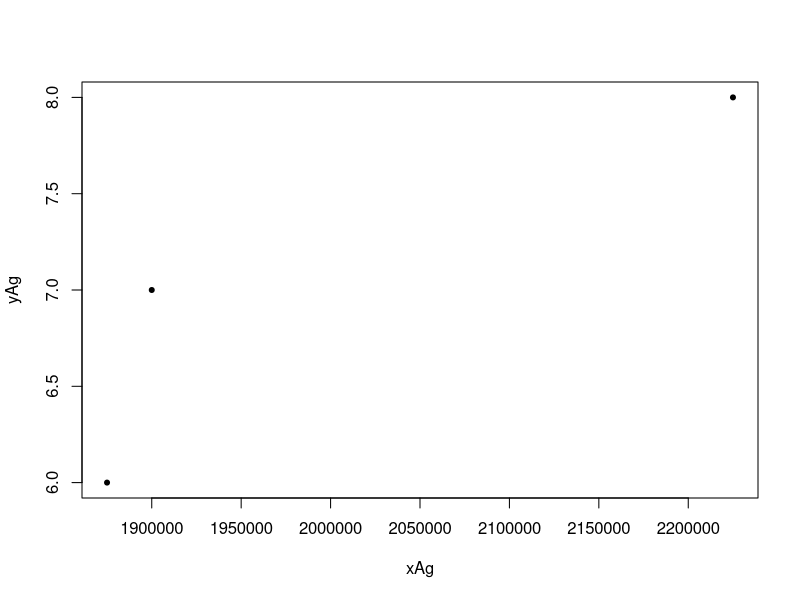
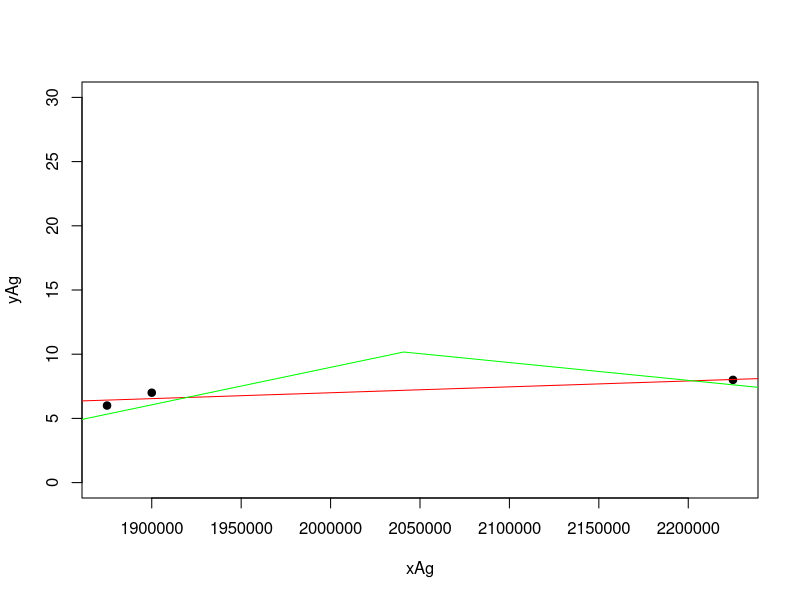
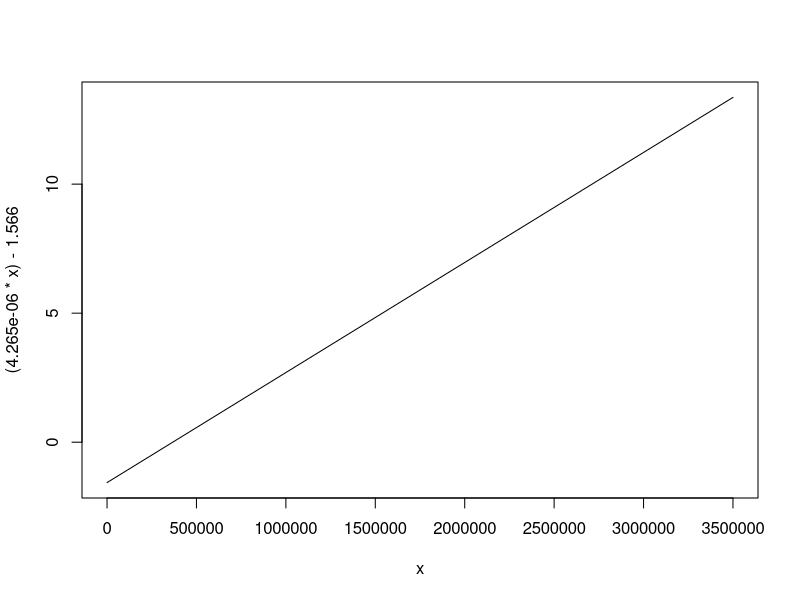
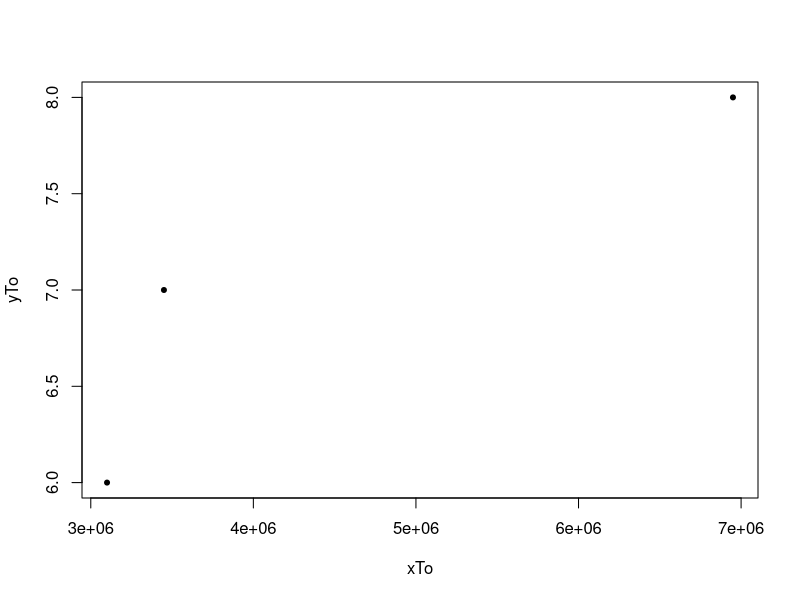
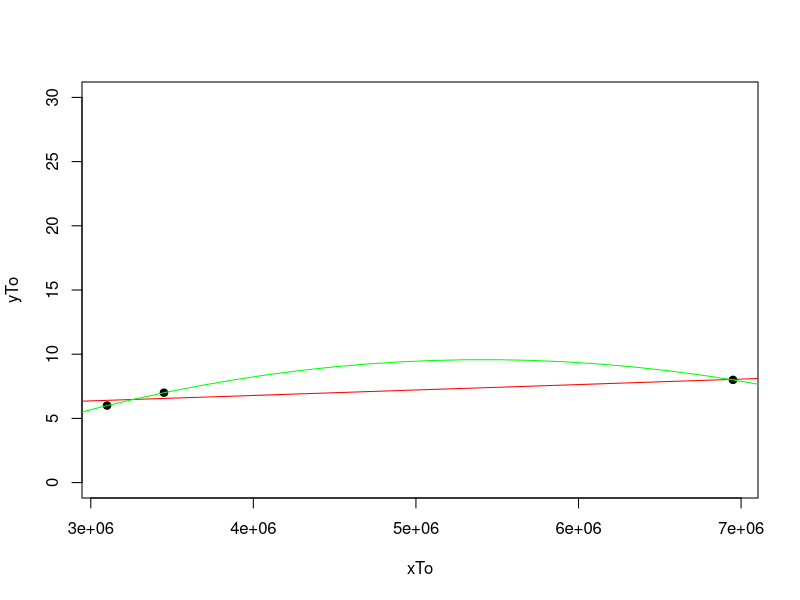
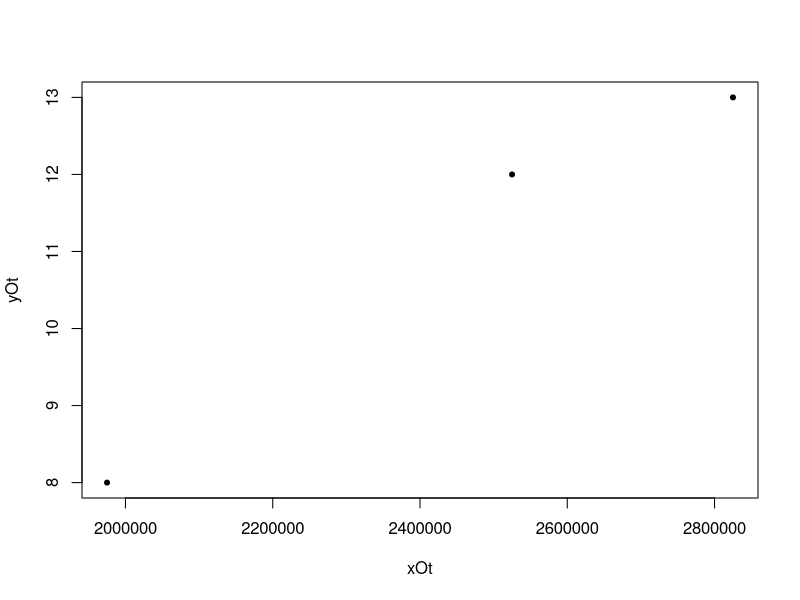
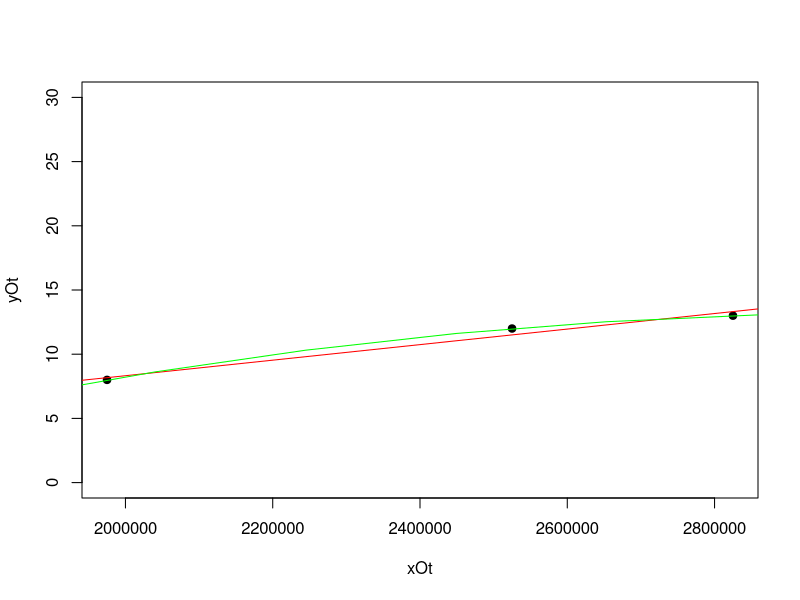
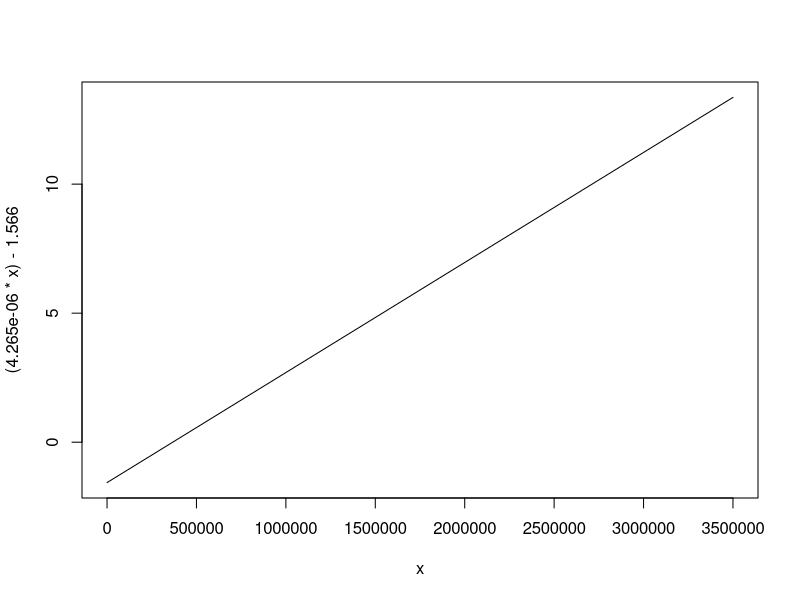

Source code (R) for these figures, in order:
######## 
##### https://davetang.org/muse/2013/05/09/on-curve-fitting/
#########

yAg <- c(6,7,8)
xAg <- c(1875000, 1900000, 2225000)
plot (xAg,yAg, pch = 20)

#fit first degree polynomial equation:
fitAg  <- lm(yAg~xAg)
#second degree
fit2Ag <- lm(yAg~poly(xAg,2,raw=TRUE))

#generate range of 50 numbers starting from 30 and ending at 160
xx <- seq(0,10000000, length=50)
plot(xAg,yAg,pch=19,ylim=c(0,30))
lines(xx, predict(fitAg, data.frame(xAg=xx)), col="red")
lines(xx, predict(fit2Ag, data.frame(xAg=xx)), col="green")

summary (fitAg)
summary(fit2Ag)
anova(fitAg, fit2Ag)

#y=ax + b
coef(fitAg)

curve((4.265e-06*x) - 1.566, from = 0, to = 3500000)

#####

yTo <- c(6,7,8)
xTo <- c(3100000, 3450000, 6950000)
plot (xTo,yTo, pch = 20)

#fit first degree polynomial equation:
fitTo  <- lm(yTo~xTo)
#second degree
fit2To <- lm(yTo~poly(xTo,2,raw=TRUE))

#generate range of 50 numbers starting from 30 and ending at 160
xx <- seq(0,10000000, length=50)
plot(xTo,yTo,pch=19,ylim=c(0,30))
lines(xx, predict(fitTo, data.frame(xTo=xx)), col="red")
lines(xx, predict(fit2To, data.frame(xTo=xx)), col="green")

summary (fitTo)
summary(fit2To)
anova(fitTo, fit2To)

#y=ax + b
coef(fitTo)

#####


yOt <- c(8,12,13)
xOt <- c(1975000, 2525000, 2825000)
plot (xOt,yOt, pch = 20)

#fit first degree polynomial equation:
fitOt  <- lm(yOt~xOt)
#second degree
fit2Ot <- lm(yOt~poly(xOt,2,raw=TRUE))

#generate range of 50 numbers starting from 30 and ending at 160
xx <- seq(0,10000000, length=50)
plot(xOt,yOt,pch=19,ylim=c(0,30))
lines(xx, predict(fitOt, data.frame(xOt=xx)), col="red")
lines(xx, predict(fit2Ot, data.frame(xOt=xx)), col="green")

summary (fitOt)
summary(fit2Ot)
anova(fitOt, fit2Ot)

#y=ax + b
coef(fitOt)

# y = -9.9x + 201110

curve((4.265e-06*x) - 1.566, from = 0, to = 3500000)
